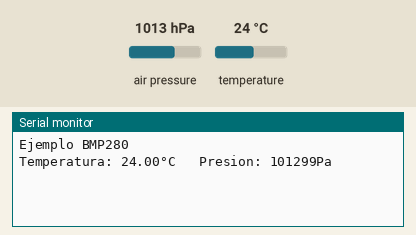
A sketch run on a simulated Arduino Uno, built with avr-gcc and run on an emulated ATmega328P. Shown: the last lines printed to the serial monitor. Wiring (inferred from the names in the program): BMP280 pressure sensor at I2C address 0x77. The test bench sets the inputs (shaded band); at power-on: air pressure 1013 hPa, temperature 24 °C.

Above: at 1.5 s.
1.6 s: air pressure set to 952 hPa
At 2.8 s:
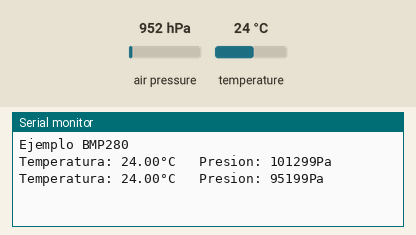
3.1 s: temperature set to 12 °C
At 4.5 s:
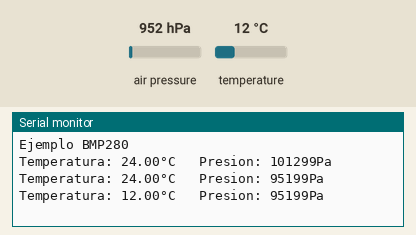
4.6 s: air pressure set to 975 hPa
At 7.3 s:
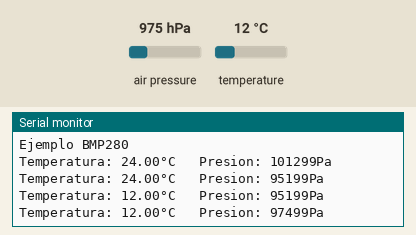
Timing chart, 0 to 8.8 s (numbered marks = the images above; inputs shaded):
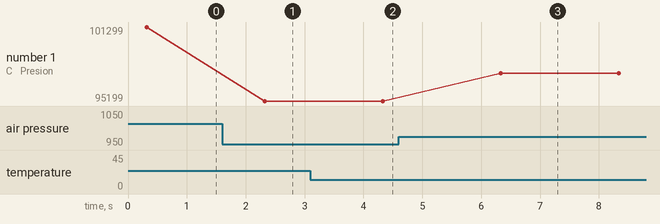

The sketch:

BMP280.ino
```cpp
//#include <BMP280.h> // folder libraries
#include "BMP280.h"  // local

BMP280 bmp280;

#define BAUDIOS 9600

void setup() {
  Serial.begin(BAUDIOS);
  delay(10);
  Serial.println("Ejemplo BMP280");

  Wire.begin();  //Join I2C bus
  bmp280.begin();
}

void loop() {
  //Get pressure value
  uint32_t pressure = bmp280.getPressure();
  float temperature = bmp280.getTemperature();

  //Print the results
  Serial.print("Temperatura: ");
  Serial.print(temperature);
  Serial.print("°C \t");
  Serial.print("Presion: ");
  Serial.print(pressure);
  Serial.println("Pa");

  delay(2000);
}
```

BMP280.cpp
```cpp
// (licence header left out)
#include "BMP280.h"

const BMP280::sRegs_t PROGMEM   _sRegs = BMP280::sRegs_t();
#ifdef __AVR__
typedef uint16_t    platformBitWidth_t;
#else
typedef uint32_t    platformBitWidth_t;
#endif

const platformBitWidth_t    _regsAddr = (platformBitWidth_t) &_sRegs;

#define writeRegBitsHelper(reg, flied, val)   writeRegBits(regOffset(&(reg)), *(uint8_t*) &(flied), *(uint8_t*) &(val))

#define __DBG   0
#if __DBG
# define __DBG_CODE(x)   Serial.print("__DBG_CODE: "); Serial.print(__FUNCTION__); Serial.print(" "); Serial.print(__LINE__); Serial.print(" "); x; Serial.println()
#else
# define __DBG_CODE(x)
#endif

uint8_t regOffset(const void *pReg)
{
  return ((platformBitWidth_t) pReg - _regsAddr + BMP280_REG_START);
}

BMP280::BMP280(const uint8_t deviceAddress)
{
  _deviceAddress = deviceAddress;
}

uint8_t BMP280::begin()
{
  __DBG_CODE(Serial.print("last register addr: "); Serial.print(regOffset(&_sRegs.temp), HEX));
  __DBG_CODE(Serial.print("first register addr: "); Serial.print(regOffset(&_sRegs.calib), HEX));
  __DBG_CODE(Serial.print("status register addr: "); Serial.print(regOffset(&_sRegs.status), HEX));
  __DBG_CODE(Serial.print("id register addr: "); Serial.print(regOffset(&_sRegs.chip_id), HEX));
  __DBG_CODE(Serial.print("res0 register addr: "); Serial.print(regOffset(&_sRegs.reserved0), HEX));

  uint8_t   temp = getReg(regOffset(&_sRegs.chip_id));
  if((temp == BMP280_REG_CHIP_ID_DEFAULT) && (lastOperateStatus == eStatusOK)) {
    reset();
    delay(200);
    getCalibrate();
    setCtrlMeasSamplingPress(eSampling_X8);
    setCtrlMeasSamplingTemp(eSampling_X8);
    setConfigFilter(eConfigFilter_off);
    setConfigTStandby(eConfigTStandby_125);
    setCtrlMeasMode(eCtrlMeasModeNormal);    // set control measurement mode to make these settings effective
  } else
    lastOperateStatus = eStatusErrDeviceNotDetected;
  return lastOperateStatus;
}

float BMP280::getTemperature()
{
  int32_t   raw = getTemperatureRaw();
  int32_t   v1, v2, T;
  if(lastOperateStatus == eStatusOK) {
    v1 = ((((raw >> 3) - ((int32_t) _sCalib.t1 << 1))) * ((int32_t) _sCalib.t2)) >> 11;
    v2 = (((((raw >> 4) - ((int32_t) _sCalib.t1)) * ((raw >> 4) - ((int32_t) _sCalib.t1))) >> 12) * ((int32_t) _sCalib.t3)) >> 14;
    _t_fine = v1 + v2;
    __DBG_CODE(Serial.print("t_fine: "); Serial.print(_t_fine));
    T = (_t_fine * 5 + 128) >> 8;
    return (float)(T)/100.0;
  }
  return 0;
}

uint32_t BMP280::getPressure()
{
  getTemperature();   // update _t_fine
  int32_t   raw = getPressureRaw();
  int64_t   rslt = 0;
  int64_t   v1, v2;
  if(lastOperateStatus == eStatusOK) {
    v1 = ((int64_t) _t_fine) - 128000;
    v2 = v1 * v1 * (int64_t) _sCalib.p6;
    v2 = v2 + ((v1 * (int64_t) _sCalib.p5) << 17);
    v2 = v2 + (((int64_t) _sCalib.p4) << 35);
    v1 = ((v1 * v1 * (int64_t) _sCalib.p3) >> 8) + ((v1 * (int64_t) _sCalib.p2) << 12);
    v1 = (((((int64_t) 1) << 47) + v1)) * ((int64_t) _sCalib.p1) >> 33;
    if(v1 == 0)
      return 0;
    rslt = 1048576 - raw;
    rslt = (((rslt << 31) - v2) * 3125) / v1;
    v1 = (((int64_t) _sCalib.p9) * (rslt >> 13) * (rslt >> 13)) >> 25;
    v2 = (((int64_t) _sCalib.p8) * rslt) >> 19;
    rslt = ((rslt + v1 + v2) >> 8) + (((int64_t) _sCalib.p7) << 4);
    return (uint32_t) (rslt / 256);
  }
  return 0;
}

int16_t BMP280::calAltitude(uint32_t pressure, float seaLevelPressure)
{
  float z = 44330 * (1.0f - pow(pressure / 100 / seaLevelPressure, 0.1903));
  return round(z);
}

void BMP280::reset()
{
  uint8_t   temp = 0xb6;
  writeReg(regOffset(&_sRegs.reset), (uint8_t*) &temp, sizeof(temp));
  delay(100);
}

void BMP280::setCtrlMeasMode(eCtrlMeasMode_t eMode)
{
  sRegCtrlMeas_t    sRegFlied = {0}, sRegVal = {0};
  sRegFlied.mode = 0b11; //normal mode
  sRegVal.mode = eMode;
  writeRegBitsHelper(_sRegs.ctrlMeas, sRegFlied, sRegVal);
}

void BMP280::setCtrlMeasSamplingTemp(eSampling_t eSampling)
{
  sRegCtrlMeas_t    sRegFlied = {0}, sRegVal = {0};
  sRegFlied.osrs_t = 0b111;
  sRegVal.osrs_t = eSampling;
  writeRegBitsHelper(_sRegs.ctrlMeas, sRegFlied, sRegVal);
}

void BMP280::setCtrlMeasSamplingPress(eSampling_t eSampling)
{
  sRegCtrlMeas_t    sRegFlied = {0}, sRegVal = {0};
  sRegFlied.osrs_p = 0b111;
  sRegVal.osrs_p = eSampling;
  writeRegBitsHelper(_sRegs.ctrlMeas, sRegFlied, sRegVal);
}

void BMP280::setConfigFilter(eConfigFilter_t eFilter)
{
  sRegConfig_t    sRegFlied = {0}, sRegVal = {0};
  sRegFlied.filter = 0b111;
  sRegVal.filter = eFilter;
  writeRegBitsHelper(_sRegs.config, sRegFlied, sRegVal);
}

void BMP280::setConfigTStandby(eConfigTStandby_t eT)
{
  sRegConfig_t    sRegFlied = {0}, sRegVal = {0};
  sRegFlied.t_sb = 0b111;
  sRegVal.t_sb = eT;
  writeRegBitsHelper(_sRegs.config, sRegFlied, sRegVal);
}

void BMP280::getCalibrate()
{
  readReg(regOffset(&_sRegs.calib), (uint8_t*) &_sCalib, sizeof(_sCalib));
}

int32_t BMP280::getTemperatureRaw()
{
  sRegTemp_t    sReg;
  readReg(regOffset(&_sRegs.temp), (uint8_t*) &sReg, sizeof(sReg));
  int32_t raw = (((uint32_t) sReg.msb << 12) | ((uint32_t) sReg.lsb << 4) | ((uint32_t) sReg.xlsb));
  __DBG_CODE(Serial.print("raw: "); Serial.print(raw));
  return raw;
}

int32_t BMP280::getPressureRaw()
{
  sRegPress_t   sReg;
  readReg(regOffset(&_sRegs.press), (uint8_t*) &sReg, sizeof(sReg));
  return (((uint32_t) sReg.msb << 12) | ((uint32_t) sReg.lsb << 4) | ((uint32_t) sReg.xlsb));
}

uint8_t BMP280::getReg(uint8_t reg)
{
  uint8_t   temp;
  readReg(reg, (uint8_t*) &temp, sizeof(temp));
  return temp;
}

void BMP280::writeRegBits(uint8_t reg, uint8_t field, uint8_t val)
{
  __DBG_CODE(Serial.print("reg: "); Serial.print(reg, HEX); Serial.print(" flied: "); Serial.print(field, HEX); Serial.print(" val: "); Serial.print(val, HEX));

  uint8_t   temp;
  readReg(reg, (uint8_t*) &temp, sizeof(temp));
  temp &= ~field;
  temp |= val;
  writeReg(reg, (uint8_t*) &temp, sizeof(temp));
}

void BMP280::readReg(uint8_t reg, uint8_t *pBuf, uint8_t len)
{
  lastOperateStatus = eStatusErrDeviceNotDetected;
  Wire.beginTransmission(_deviceAddress);
  Wire.write(reg);
  if(Wire.endTransmission() != 0)
    return;
  Wire.requestFrom(_deviceAddress, len);
  for(uint8_t i = 0; i < len; i ++)
    pBuf[i] = Wire.read();
  lastOperateStatus = eStatusOK;
}

void BMP280::writeReg(uint8_t reg, uint8_t *pBuf, uint8_t len)
{
  lastOperateStatus = eStatusErrDeviceNotDetected;
  Wire.beginTransmission(_deviceAddress);
  Wire.write(reg);
  for(uint8_t i = 0; i < len; i ++)
    Wire.write(pBuf[i]);
  if(Wire.endTransmission() != 0)
    return;
  lastOperateStatus = eStatusOK;
}
```

BMP280.h
```cpp
// (licence header left out)
#ifndef BMP280_H
#define BMP280_H

#include "Arduino.h"
#include "Wire.h"

#define BMP280_DEFAULT_ADDRESS 0x77

class BMP280
{
public:
  typedef enum {
    eStatusOK,
    eStatusErr,
    eStatusErrDeviceNotDetected,
    eStatusErrParameter
  } eStatus_t;

  typedef struct {
    uint16_t    t1;
    int16_t     t2, t3;
    uint16_t    p1;
    int16_t     p2, p3, p4, p5, p6, p7, p8, p9;
    uint16_t    reserved0;
  } sCalibrateDig_t;

  typedef struct {
    uint8_t   im_update: 1;
    uint8_t   reserved: 2;
    uint8_t   measuring: 1;
  } sRegStatus_t;

  /**
   * @enum eCtrlMeasMode_t
   * @brief Enum control measurement mode (power)
   */
  typedef enum {
    eCtrlMeasModeSleep,
    eCtrlMeasModeForced,
    eCtrlMeasModeNormal = 0x03
  } eCtrlMeasMode_t;

  /**
   * @enum  eSampling_t
   * @brief Enum sampling
   */
  typedef enum {
    eSampling_no,
    eSampling_X1,
    eSampling_X2,
    eSampling_X4,
    eSampling_X8,
    eSampling_X16
  } eSampling_t;

  typedef struct {
    uint8_t   mode: 2;
    uint8_t   osrs_p: 3;
    uint8_t   osrs_t: 3;
  } sRegCtrlMeas_t;

  typedef enum {
    eConfigSpi3w_en_disable,
    eConfigSpi3w_en_enable
  } eConfigSpi3w_en_t;

  /**
   * @enum eConfigFilter_t
   * @brief Enum config filter
   */
  typedef enum {
    eConfigFilter_off,
    eConfigFilter_X2,
    eConfigFilter_X4,
    eConfigFilter_X8,
    eConfigFilter_X16
  } eConfigFilter_t;

  /**
   * @enum eConfigTStandby_t
   * @brief Enum config standby time, unit ms
   */
  typedef enum {
    eeStatus_tConfigTStandby_0_5,    /**< 0.5 ms */
    eConfigTStandby_62_5,
    eConfigTStandby_125,
    eConfigTStandby_250,
    eConfigTStandby_500,
    eConfigTStandby_1000,
    eConfigTStandby_2000,
    eConfigTStandby_4000
  } eConfigTStandby_t;

  typedef struct {
    uint8_t   spi3w_en: 1;
    uint8_t   reserved1: 1;
    uint8_t   filter: 3;
    uint8_t   t_sb: 3;
  } sRegConfig_t;

  typedef struct {
    uint8_t   msb, lsb;
    uint8_t   reserved: 4;
    uint8_t   xlsb: 4;
  } sRegPress_t;

  typedef struct {
    uint8_t   msb, lsb;
    uint8_t   reserved: 4;
    uint8_t   xlsb: 4;
  } sRegTemp_t;

  #define BMP280_REG_START    0x88
  typedef struct {
    sCalibrateDig_t   calib;
    uint8_t   reserved0[(0xd0 - 0xa1 - 1)];
    uint8_t   chip_id;
    #define BMP280_REG_CHIP_ID_DEFAULT    0x58
    uint8_t   reserved1[(0xe0 - 0xd0 - 1)];
    uint8_t   reset;
    uint8_t   reserved2[(0xf3 - 0xe0 - 1)];
    sRegStatus_t    status;
    sRegCtrlMeas_t    ctrlMeas;
    sRegConfig_t      config;
    uint8_t   reserved3;
    sRegPress_t   press;
    sRegTemp_t    temp;
  } sRegs_t;

public:
  explicit BMP280(const uint8_t deviceAddress = BMP280_DEFAULT_ADDRESS);

  /**
   * @fn begin
   * @brief begin Sensor begin
   * @return Enum of eStatus_t
   */
  uint8_t begin();

  /**
   * @fn getTemperature
   * @brief getTemperature Get temperature
   * @return Temprature in Celsius
   */
  float  getTemperature();

  /**
   * @fn getPressure
   * @brief getPressure Get pressure
   * @return Pressure in pa
   */
  uint32_t getPressure();

  /**
   * @fn calAltitude
   * @brief calAltitude Calculate altitude
   * @param seaLevelPressure Sea level pressure
   * @param pressure Pressure in pa
   * @return Altitude in meter
   */
  int16_t calAltitude(uint32_t pressure, float seaLevelPressure = 1013.0);

  /**
   * @fn reset
   * @brief reset Reset sensor
   */
  void reset();

  /**
   * @fn setCtrlMeasMode
   * @brief setCtrlMeasMode Set control measure mode
   * @param eMode One enum of eCtrlMeasMode_t
   */
  void setCtrlMeasMode(eCtrlMeasMode_t eMode);

  /**
   * @fn setCtrlMeasSamplingTemp
   * @brief setCtrlMeasSamplingTemp Set control measure temperature oversampling
   * @param eSampling One enum of eSampling_t
   */
  void setCtrlMeasSamplingTemp(eSampling_t eSampling);

  /**
   * @fn setCtrlMeasSamplingPress
   * @brief setCtrlMeasSamplingPress Set control measure pressure oversampling
   * @param eSampling One enum of eSampling_t
   */
  void setCtrlMeasSamplingPress(eSampling_t eSampling);

  /**
   * @fn setConfigFilter
   * @brief setConfigFilter Set config filter
   * @param eFilter One enum of eConfigFilter_t
   */
  void setConfigFilter(eConfigFilter_t eFilter);

  /**
   * @fn setConfigTStandby
   * @brief setConfigTStandby Set config standby time
   * @param eT One enum of eConfigTStandby_t
   */
  void setConfigTStandby(eConfigTStandby_t eT);

protected:
  void    getCalibrate();

  int32_t   getTemperatureRaw();
  int32_t   getPressureRaw();

  uint8_t   getReg(uint8_t reg);
  void      writeRegBits(uint8_t reg, uint8_t field, uint8_t val);

  virtual void    writeReg(uint8_t reg, uint8_t *pBuf, uint8_t len);
  virtual void    readReg(uint8_t reg, uint8_t *pBuf, uint8_t len);


public:
  eStatus_t   lastOperateStatus; /**< lastOperateStatus Last operate status*/

protected:
  int32_t   _t_fine;
  uint8_t   _deviceAddress;
  sCalibrateDig_t   _sCalib;
};

#endif
```

Measured:
- after the input at 1.6 s, the serial monitor: prints a new line after 0.72 s (image 1)
- after the input at 3.1 s, the serial monitor: prints a new line after 1.2 s (image 2)
- after the input at 4.6 s, the serial monitor: prints a new line after 1.7 s (image 3)
- plotted number 1: 101299 → 95199 after the input at 1.6 s, 95199 → 97499 after the input at 4.6 s
